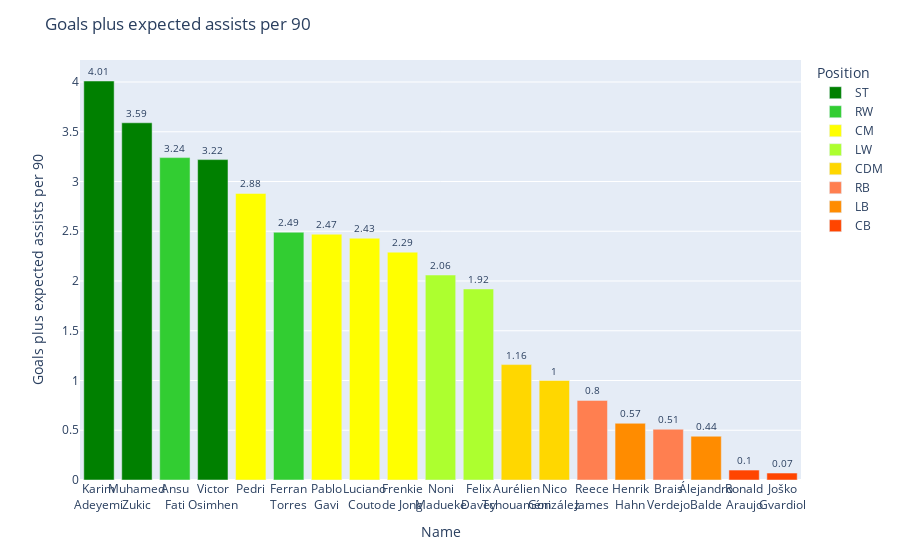

Notebook code for this chart:
### Code cell
bar_plot('Goals+xAp90')

### Figure 1 — Plotly figure (JSON) as saved in the notebook; plotly's stock layout.template omitted (floating-point values rounded to 4 significant figures)
{"data": [{"alignmentgroup": "True", "cliponaxis": false, "customdata": [[1094], [338], [1900]], "hovertemplate": "Position=ST<br>Name=%{x}<br>Goals plus expected assists per 90=%{y}<br>MinutesPlayed=%{customdata[0]}<extra></extra>", "legendgroup": "ST", "marker": {"color": "green", "pattern": {"shape": ""}}, "name": "ST", "offsetgroup": "ST", "orientation": "v", "showlegend": true, "textfont": {"size": 10}, "textposition": "outside", "texttemplate": "%{y}", "type": "bar", "x": ["Karim<br>Adeyemi", "Muhamed<br>Zukic", "Victor<br>Osimhen"], "xaxis": "x", "y": [4.01, 3.59, 3.22], "yaxis": "y"}, {"alignmentgroup": "True", "cliponaxis": false, "customdata": [[1512], [1285]], "hovertemplate": "Position=RW<br>Name=%{x}<br>Goals plus expected assists per 90=%{y}<br>MinutesPlayed=%{customdata[0]}<extra></extra>", "legendgroup": "RW", "marker": {"color": "limegreen", "pattern": {"shape": ""}}, "name": "RW", "offsetgroup": "RW", "orientation": "v", "showlegend": true, "textfont": {"size": 10}, "textposition": "outside", "texttemplate": "%{y}", "type": "bar", "x": ["Ansu<br>Fati", "Ferran<br>Torres"], "xaxis": "x", "y": [3.24, 2.49], "yaxis": "y"}, {"alignmentgroup": "True", "cliponaxis": false, "customdata": [[1705], [1361], [1018], [1700]], "hovertemplate": "Position=CM<br>Name=%{x}<br>Goals plus expected assists per 90=%{y}<br>MinutesPlayed=%{customdata[0]}<extra></extra>", "legendgroup": "CM", "marker": {"color": "yellow", "pattern": {"shape": ""}}, "name": "CM", "offsetgroup": "CM", "orientation": "v", "showlegend": true, "textfont": {"size": 10}, "textposition": "outside", "texttemplate": "%{y}", "type": "bar", "x": ["Pedri", "Pablo<br>Gavi", "Luciano<br>Couto", "Frenkie<br>de Jong"], "xaxis": "x", "y": [2.88, 2.47, 2.43, 2.29], "yaxis": "y"}, {"alignmentgroup": "True", "cliponaxis": false, "customdata": [[1378], [1125]], "hovertemplate": "Position=LW<br>Name=%{x}<br>Goals plus expected assists per 90=%{y}<br>MinutesPlayed=%{customdata[0]}<extra></extra>", "legendgroup": "LW", "marker": {"color": "greenyellow", "pattern": {"shape": ""}}, "name": "LW", "offsetgroup": "LW", "orientation": "v", "showlegend": true, "textfont": {"size": 10}, "textposition": "outside", "texttemplate": "%{y}", "type": "bar", "x": ["Noni<br>Madueke", "Felix<br>Davey"], "xaxis": "x", "y": [2.06, 1.92], "yaxis": "y"}, {"alignmentgroup": "True", "cliponaxis": false, "customdata": [[1515], [1382]], "hovertemplate": "Position=CDM<br>Name=%{x}<br>Goals plus expected assists per 90=%{y}<br>MinutesPlayed=%{customdata[0]}<extra></extra>", "legendgroup": "CDM", "marker": {"color": "gold", "pattern": {"shape": ""}}, "name": "CDM", "offsetgroup": "CDM", "orientation": "v", "showlegend": true, "textfont": {"size": 10}, "textposition": "outside", "texttemplate": "%{y}", "type": "bar", "x": ["Aurélien<br>Tchouaméni", "Nico<br>González"], "xaxis": "x", "y": [1.16, 1], "yaxis": "y"}, {"alignmentgroup": "True", "cliponaxis": false, "customdata": [[1720], [1201]], "hovertemplate": "Position=RB<br>Name=%{x}<br>Goals plus expected assists per 90=%{y}<br>MinutesPlayed=%{customdata[0]}<extra></extra>", "legendgroup": "RB", "marker": {"color": "coral", "pattern": {"shape": ""}}, "name": "RB", "offsetgroup": "RB", "orientation": "v", "showlegend": true, "textfont": {"size": 10}, "textposition": "outside", "texttemplate": "%{y}", "type": "bar", "x": ["Reece<br>James", "Brais<br>Verdejo"], "xaxis": "x", "y": [0.8, 0.51], "yaxis": "y"}, {"alignmentgroup": "True", "cliponaxis": false, "customdata": [[1102], [1588]], "hovertemplate": "Position=LB<br>Name=%{x}<br>Goals plus expected assists per 90=%{y}<br>MinutesPlayed=%{customdata[0]}<extra></extra>", "legendgroup": "LB", "marker": {"color": "darkorange", "pattern": {"shape": ""}}, "name": "LB", "offsetgroup": "LB", "orientation": "v", "showlegend": true, "textfont": {"size": 10}, "textposition": "outside", "texttemplate": "%{y}", "type": "bar", "x": ["Henrik<br>Hahn", "Álejandro<br>Balde"], "xaxis": "x", "y": [0.57, 0.44], "yaxis": "y"}, {"alignmentgroup": "True", "cliponaxis": false, "customdata": [[2612], [2066]], "hovertemplate": "Position=CB<br>Name=%{x}<br>Goals plus expected assists per 90=%{y}<br>MinutesPlayed=%{customdata[0]}<extra></extra>", "legendgroup": "CB", "marker": {"color": "orangered", "pattern": {"shape": ""}}, "name": "CB", "offsetgroup": "CB", "orientation": "v", "showlegend": true, "textfont": {"size": 10}, "textposition": "outside", "texttemplate": "%{y}", "type": "bar", "x": ["Ronald<br>Araujo", "Joško<br>Gvardiol"], "xaxis": "x", "y": [0.1, 0.07], "yaxis": "y"}], "layout": {"barmode": "relative", "legend": {"title": {"text": "Position"}, "tracegroupgap": 0}, "margin": {"t": 60}, "title": {"text": "Goals plus expected assists per 90"}, "xaxis": {"anchor": "y", "categoryorder": "min descending", "domain": [0, 1], "tickangle": 0, "title": {"text": "Name"}}, "yaxis": {"anchor": "x", "domain": [0, 1], "title": {"text": "Goals plus expected assists per 90"}}}}
